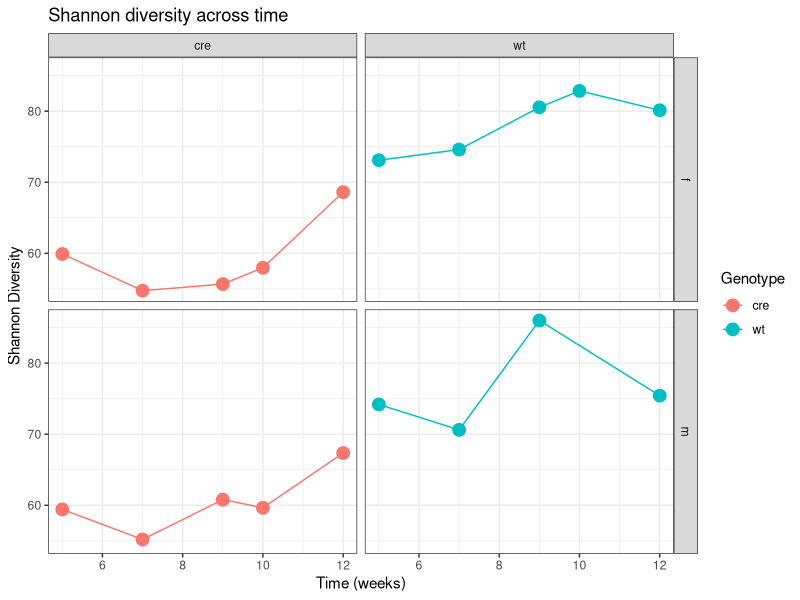

Write R code to recreate this figure.
library(dplyr)
library(ggplot2)

alpha_div <- read.table("alpha-diversity_mod.tab", sep="\t", header = T, row.names = 1)
mapping_file <- read.table("mapping_file.tab", sep="\t", header = T, row.names = 1, comment.char = "")
  
shannon.effective <- alpha_div %>% select(Sample_id, Shannon.effective)
richness <- alpha_div %>% select(Sample_id, Richness)

merged_shan <- merge(shannon.effective, mapping_file, by="row.names", all=T)
merged_rich <- merge(richness, mapping_file, by="row.names", all=T)

shannon_grouped_mean <- aggregate(merged_shan$Shannon.effective, by=list(Age=merged_shan$Age, 
                                                                         Genotype=merged_shan$Genotype, 
                                                                         sex=merged_shan$sex), mean)
rich_grouped_mean <- aggregate(merged_rich$Richness, by=list(Age=merged_rich$Age, 
                                                             Genotype=merged_rich$Genotype, 
                                                             sex=merged_rich$sex), mean)

shannon_plot <- ggplot(data = shannon_grouped_mean, aes(x = Age , y= x, color=Genotype)) +
                geom_point(size=4) +
                geom_line() +
                facet_grid(shannon_grouped_mean$sex~shannon_grouped_mean$Genotype) +
                theme_bw() +
                xlab("Time (weeks)") +
                ylab("Shannon Diversity") +
                ggtitle("Shannon diversity across time")
shannon_plot
